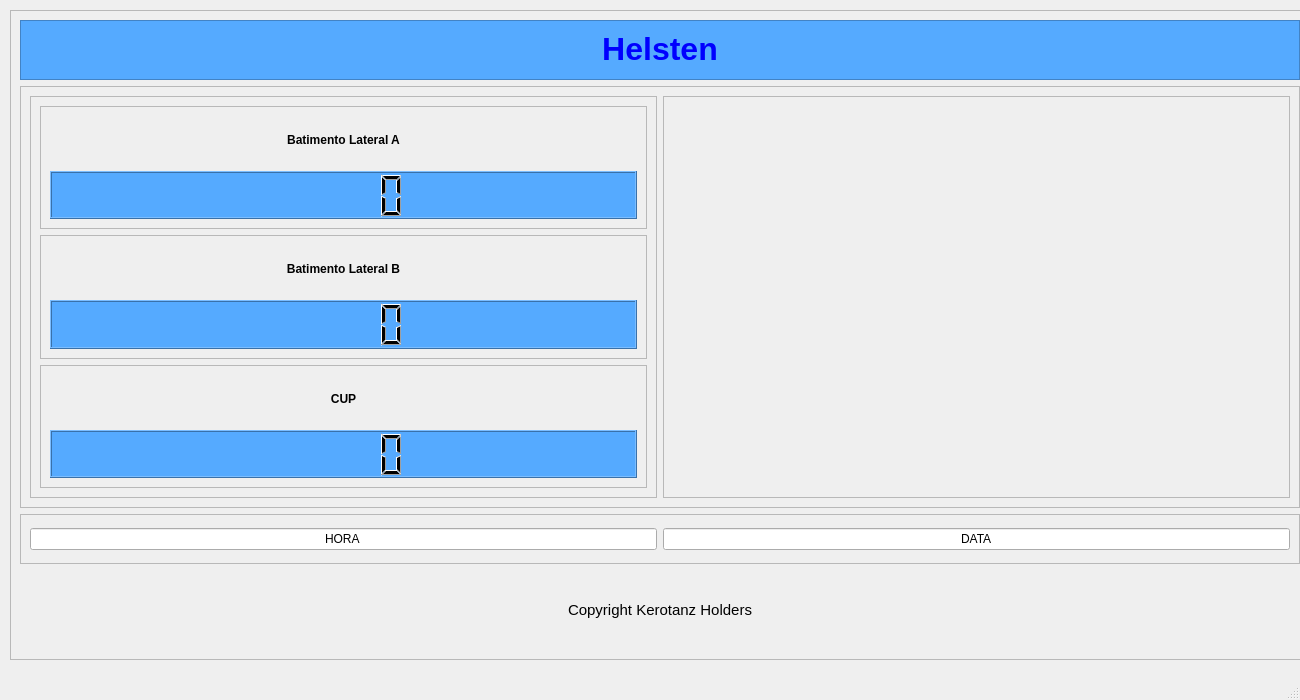
<?xml version="1.0" encoding="UTF-8"?>
<ui version="4.0">
 <class>MainWindow</class>
 <widget class="QMainWindow" name="MainWindow">
  <property name="geometry">
   <rect>
    <x>0</x>
    <y>0</y>
    <width>1300</width>
    <height>700</height>
   </rect>
  </property>
  <property name="windowTitle">
   <string>Bate-Faca</string>
  </property>
  <widget class="QWidget" name="centralwidget">
   <widget class="QFrame" name="frame_3">
    <property name="geometry">
     <rect>
      <x>10</x>
      <y>10</y>
      <width>1300</width>
      <height>650</height>
     </rect>
    </property>
    <property name="maximumSize">
     <size>
      <width>1300</width>
      <height>800</height>
     </size>
    </property>
    <property name="frameShape">
     <enum>QFrame::StyledPanel</enum>
    </property>
    <property name="frameShadow">
     <enum>QFrame::Raised</enum>
    </property>
    <layout class="QVBoxLayout" name="verticalLayout">
     <item>
      <widget class="QFrame" name="frame_2">
       <property name="maximumSize">
        <size>
         <width>1300</width>
         <height>60</height>
        </size>
       </property>
       <property name="styleSheet">
        <string notr="true">background-color: rgb(85, 170, 255);</string>
       </property>
       <property name="frameShape">
        <enum>QFrame::StyledPanel</enum>
       </property>
       <property name="frameShadow">
        <enum>QFrame::Raised</enum>
       </property>
       <layout class="QVBoxLayout" name="verticalLayout_2">
        <item>
         <widget class="QLabel" name="label">
          <property name="text">
           <string>&lt;html&gt;&lt;head/&gt;&lt;body&gt;&lt;p align=&quot;center&quot;&gt;&lt;span style=&quot; font-size:24pt; font-weight:600; color:#0000ff;&quot;&gt;Helsten&lt;/span&gt;&lt;/p&gt;&lt;/body&gt;&lt;/html&gt;</string>
          </property>
         </widget>
        </item>
       </layout>
      </widget>
     </item>
     <item>
      <widget class="QFrame" name="frame_4">
       <property name="maximumSize">
        <size>
         <width>1300</width>
         <height>600</height>
        </size>
       </property>
       <property name="frameShape">
        <enum>QFrame::StyledPanel</enum>
       </property>
       <property name="frameShadow">
        <enum>QFrame::Raised</enum>
       </property>
       <layout class="QHBoxLayout" name="horizontalLayout">
        <item>
         <widget class="QFrame" name="frame_5">
          <property name="maximumSize">
           <size>
            <width>800</width>
            <height>600</height>
           </size>
          </property>
          <property name="frameShape">
           <enum>QFrame::StyledPanel</enum>
          </property>
          <property name="frameShadow">
           <enum>QFrame::Raised</enum>
          </property>
          <layout class="QVBoxLayout" name="verticalLayout_3">
           <item>
            <widget class="QFrame" name="frame_8">
             <property name="maximumSize">
              <size>
               <width>650</width>
               <height>500</height>
              </size>
             </property>
             <property name="frameShape">
              <enum>QFrame::StyledPanel</enum>
             </property>
             <property name="frameShadow">
              <enum>QFrame::Raised</enum>
             </property>
             <layout class="QVBoxLayout" name="verticalLayout_6">
              <item>
               <widget class="QLabel" name="label_2">
                <property name="text">
                 <string>&lt;html&gt;&lt;head/&gt;&lt;body&gt;&lt;p&gt;&lt;span style=&quot; font-weight:600;&quot;&gt;Batimento Lateral A&lt;/span&gt;&lt;/p&gt;&lt;/body&gt;&lt;/html&gt;</string>
                </property>
                <property name="alignment">
                 <set>Qt::AlignCenter</set>
                </property>
               </widget>
              </item>
              <item>
               <widget class="QLCDNumber" name="lcdNumber">
                <property name="maximumSize">
                 <size>
                  <width>600</width>
                  <height>100</height>
                 </size>
                </property>
                <property name="font">
                 <font>
                  <family>PibotoLt</family>
                  <pointsize>28</pointsize>
                  <weight>75</weight>
                  <italic>true</italic>
                  <bold>true</bold>
                 </font>
                </property>
                <property name="styleSheet">
                 <string notr="true">font: 75 bold italic 28pt &quot;PibotoLt&quot;;
background-color: rgb(85, 170, 255);</string>
                </property>
               </widget>
              </item>
             </layout>
            </widget>
           </item>
           <item>
            <widget class="QFrame" name="frame_7">
             <property name="frameShape">
              <enum>QFrame::StyledPanel</enum>
             </property>
             <property name="frameShadow">
              <enum>QFrame::Raised</enum>
             </property>
             <layout class="QVBoxLayout" name="verticalLayout_5">
              <item>
               <widget class="QLabel" name="label_5">
                <property name="text">
                 <string>&lt;html&gt;&lt;head/&gt;&lt;body&gt;&lt;p&gt;&lt;span style=&quot; font-weight:600;&quot;&gt;Batimento Lateral B&lt;/span&gt;&lt;/p&gt;&lt;/body&gt;&lt;/html&gt;</string>
                </property>
                <property name="alignment">
                 <set>Qt::AlignCenter</set>
                </property>
               </widget>
              </item>
              <item>
               <widget class="QLCDNumber" name="lcdNumber_2">
                <property name="styleSheet">
                 <string notr="true">font: 75 italic 14pt &quot;PibotoLt&quot;;
background-color: rgb(85, 170, 255);</string>
                </property>
               </widget>
              </item>
             </layout>
            </widget>
           </item>
           <item>
            <widget class="QFrame" name="frame_9">
             <property name="frameShape">
              <enum>QFrame::StyledPanel</enum>
             </property>
             <property name="frameShadow">
              <enum>QFrame::Raised</enum>
             </property>
             <layout class="QVBoxLayout" name="verticalLayout_4">
              <item>
               <widget class="QLabel" name="label_6">
                <property name="text">
                 <string>&lt;html&gt;&lt;head/&gt;&lt;body&gt;&lt;p&gt;&lt;span style=&quot; font-weight:600;&quot;&gt;CUP&lt;/span&gt;&lt;/p&gt;&lt;/body&gt;&lt;/html&gt;</string>
                </property>
                <property name="alignment">
                 <set>Qt::AlignCenter</set>
                </property>
               </widget>
              </item>
              <item>
               <widget class="QLCDNumber" name="lcdNumber_3">
                <property name="styleSheet">
                 <string notr="true">font: 75 italic 14pt &quot;PibotoLt&quot;;
background-color: rgb(85, 170, 255);</string>
                </property>
               </widget>
              </item>
             </layout>
            </widget>
           </item>
          </layout>
         </widget>
        </item>
        <item>
         <widget class="QFrame" name="frame_6">
          <property name="frameShape">
           <enum>QFrame::StyledPanel</enum>
          </property>
          <property name="frameShadow">
           <enum>QFrame::Raised</enum>
          </property>
          <layout class="QVBoxLayout" name="verticalLayout_7">
           <item>
            <layout class="QVBoxLayout" name="grafico_uno"/>
           </item>
          </layout>
         </widget>
        </item>
       </layout>
      </widget>
     </item>
     <item>
      <widget class="QFrame" name="frame">
       <property name="maximumSize">
        <size>
         <width>1300</width>
         <height>50</height>
        </size>
       </property>
       <property name="frameShape">
        <enum>QFrame::StyledPanel</enum>
       </property>
       <property name="frameShadow">
        <enum>QFrame::Raised</enum>
       </property>
       <layout class="QHBoxLayout" name="horizontalLayout_2">
        <item>
         <widget class="QLineEdit" name="hour_line">
          <property name="text">
           <string>HORA</string>
          </property>
          <property name="alignment">
           <set>Qt::AlignCenter</set>
          </property>
         </widget>
        </item>
        <item>
         <widget class="QLineEdit" name="date_line">
          <property name="text">
           <string>DATA</string>
          </property>
          <property name="alignment">
           <set>Qt::AlignCenter</set>
          </property>
         </widget>
        </item>
       </layout>
      </widget>
     </item>
     <item>
      <widget class="QLabel" name="label_8">
       <property name="maximumSize">
        <size>
         <width>1300</width>
         <height>80</height>
        </size>
       </property>
       <property name="layoutDirection">
        <enum>Qt::LeftToRight</enum>
       </property>
       <property name="autoFillBackground">
        <bool>false</bool>
       </property>
       <property name="text">
        <string>&lt;html&gt;&lt;head/&gt;&lt;body&gt;&lt;p align=&quot;center&quot;&gt;&lt;span style=&quot; font-size:11pt;&quot;&gt;Copyright Kerotanz Holders&lt;/span&gt;&lt;/p&gt;&lt;/body&gt;&lt;/html&gt;</string>
       </property>
       <property name="alignment">
        <set>Qt::AlignCenter</set>
       </property>
      </widget>
     </item>
    </layout>
   </widget>
  </widget>
  <widget class="QStatusBar" name="statusbar"/>
 </widget>
 <resources/>
 <connections/>
</ui>
